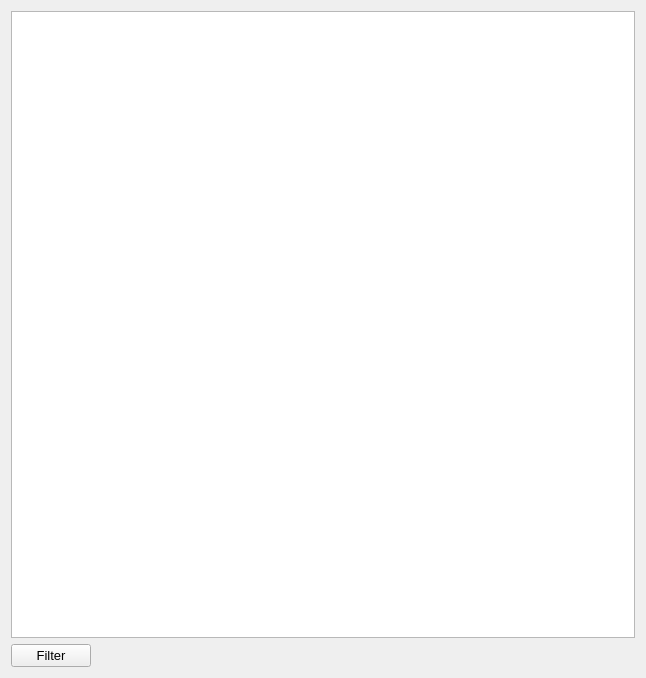
<?xml version="1.0" encoding="UTF-8"?>
<ui version="4.0">
 <class>qbuLoggerWidget2</class>
 <widget class="QWidget" name="qbuLoggerWidget2">
  <property name="geometry">
   <rect>
    <x>0</x>
    <y>0</y>
    <width>646</width>
    <height>678</height>
   </rect>
  </property>
  <property name="font">
   <font>
    <pointsize>10</pointsize>
   </font>
  </property>
  <property name="windowTitle">
   <string>Form</string>
  </property>
  <layout class="QVBoxLayout" name="verticalLayout">
   <item>
    <widget class="QTableView" name="tableView">
     <property name="sortingEnabled">
      <bool>true</bool>
     </property>
    </widget>
   </item>
   <item>
    <layout class="QHBoxLayout" name="horizontalLayout">
     <item>
      <widget class="QPushButton" name="pushButtonFilter">
       <property name="text">
        <string>Filter</string>
       </property>
      </widget>
     </item>
     <item>
      <spacer name="horizontalSpacer">
       <property name="orientation">
        <enum>Qt::Horizontal</enum>
       </property>
       <property name="sizeHint" stdset="0">
        <size>
         <width>40</width>
         <height>20</height>
        </size>
       </property>
      </spacer>
     </item>
    </layout>
   </item>
  </layout>
 </widget>
 <resources/>
 <connections/>
</ui>
